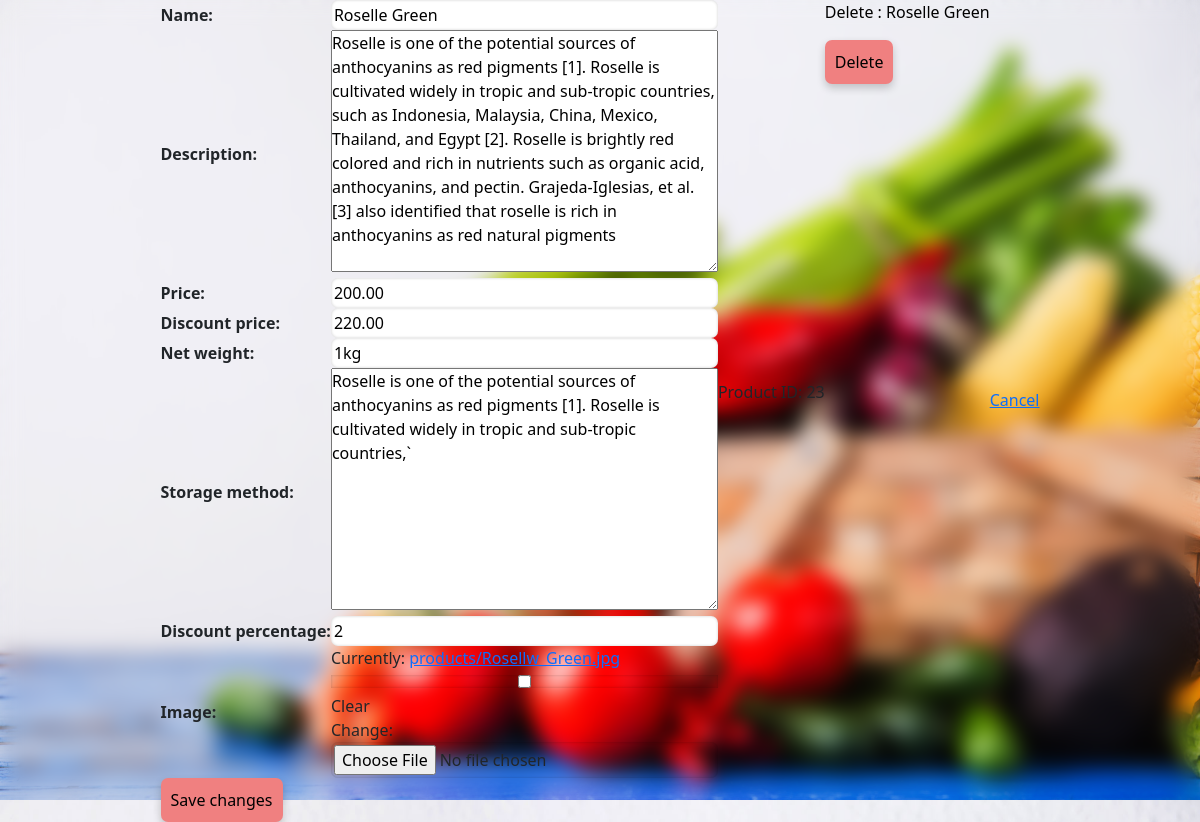
The app's page /product/23/edit/ (signed in) with its own data.
### product/models.py (models this page shows, shortened)
class Product(models.Model):
    name = models.CharField(max_length=100)
    description = models.TextField()
    price = models.DecimalField(max_digits=10, decimal_places=2)
    discount_price = models.DecimalField(max_digits=10, decimal_places=2, null=True, blank=True)
    net_weight = models.CharField(max_length=50)
    storage_method = models.TextField()
    discount_percentage = models.PositiveIntegerField(null=True, blank=True)
    image = models.ImageField(upload_to='products/', null=True,blank=True)

### product/views.py (the view)
# urls.py: path('product/<int:pk>/edit/', views.edit_product, name='edit_product'),
@login_required
def edit_product(request, pk):
    product = get_object_or_404(Product, pk=pk)
    if request.method == 'POST':
        form = ProductForm(request.POST, request.FILES, instance=product)
        if form.is_valid():
            form.save()
            return redirect('product_details', pk=product.pk)
    else:
        form = ProductForm(instance=product)
    return render(request, 'update_product.html', {'form': form, 'product': product})

### product/form.py
class ProductForm(forms.ModelForm):
    class Meta:
        model = Product
        fields = ['name','description','price','discount_price','net_weight','storage_method','discount_percentage','image']

### product/templates/update_product.html (shortened to what this page needs)
<!DOCTYPE html>
<html lang="en">
<head>
    <link rel="stylesheet" href="/static/css/login.css" />
    <link
      href="https://cdn.jsdelivr.net/npm/bootstrap@5.3.3/dist/css/bootstrap.min.css"
      rel="stylesheet"
    />
</head>
<body class="d-flex justify-content-center align-items-center" style="height: 100vh;">
<form method="POST" enctype="multipart/form-data" action="{% url 'edit_product' product.id %}">
    <table>
        {{ form.as_table }}
    </table>
    <button type="submit" >Save changes</button>
</form>
<p>Product ID: {{ product.id }}</p>
<form action="{% url 'delete_product' product.id %}" method="post" enctype="multipart/form-data">
    <p> Delete : {{product.name}}</p>
    <button type="submit">Delete</button>
</form>
<a href="{% url 'shop' %}">Cancel</a>
</body>
</html>

### static/css/login.css (style rules this page uses)
* { margin: 0; padding: 0; box-sizing: border-box; }
body { background-image: url('/static/images/bg_1.jpg'); background-size: cover; background-position: center; backdrop-filter: blur(10px) ; }
form input { border-radius: 7px; padding: 3px; border: 0 solid; width: 100%; box-shadow: inset 0 0 3px rgba(0, 0, 0, 0.2); }
form button { background-color: lightcoral; border: 0 solid; border-radius: 7px; padding: 10px; box-shadow: 0 4px 8px rgba(0, 0, 0, 0.2); }
form { height: 100vh; }
form p { display: flex; flex-direction: column; align-items: center; color: rgb(0, 0, 0); font-weight: 500; }

### records on screen
Product: name "Roselle Green", description "Roselle is one of the potential sources of anthocyanins as red pigments [1]. Roselle is cultivated widely in tropic and sub-tropic countries, such as Indonesia, Malaysia, China, Mexico, Thailand, and Egypt [2]. Roselle is brightly red colored and rich in nutrients such as organic acid, anthocyanins, and pectin. Grajeda-Iglesias, et al. [3] also identified that roselle is rich in anthocyanins as red natural pigments", price "200.00", discount_price "220.00", net_weight "1kg", storage_method "Roselle is one of the potential sources of anthocyanins as red pigments [1]. Roselle is cultivated widely in tropic and sub-tropic countries,`", discount_percentage "2", id "23"
